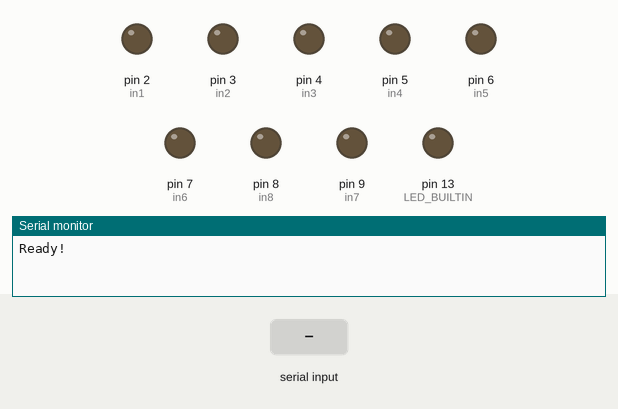
Recording of a sketch running on a simulated Arduino Uno, built with avr-gcc and run on an emulated ATmega328P. Parts: output pins drawn as LEDs (lit = HIGH), the last lines printed to the serial monitor. Inputs (shaded band) come from the test bench.

Above: at 1.2 s.
1.3 s: "G" received over the second serial link
At 2.2 s:
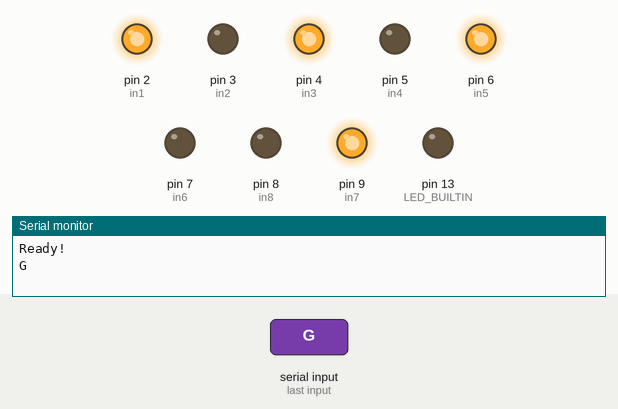
2.8 s: "B90\n" received over the second serial link
At 3.3 s:
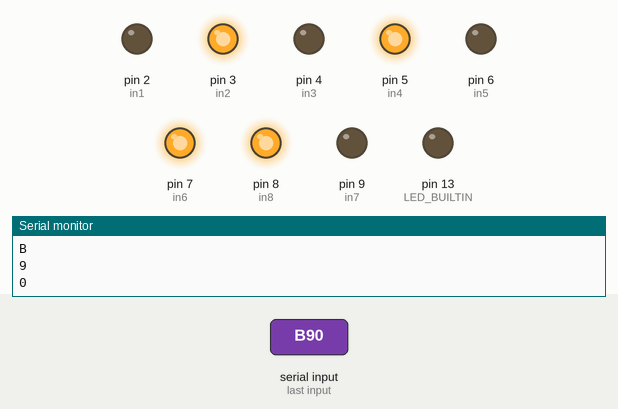
4.3 s: "B,45\n" received over the second serial link
At 5.5 s:
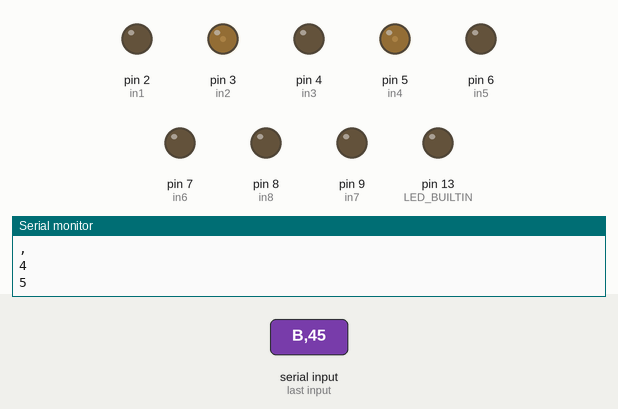
5.8 s: "F90\n" received over the second serial link
At 6.8 s:
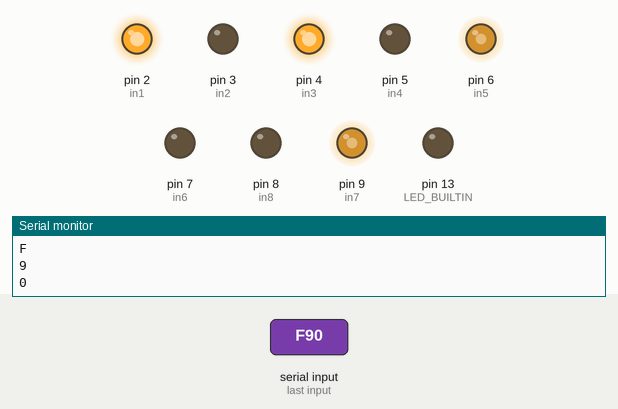
7.3 s: "L90\n" received over the second serial link
At 7.9 s:
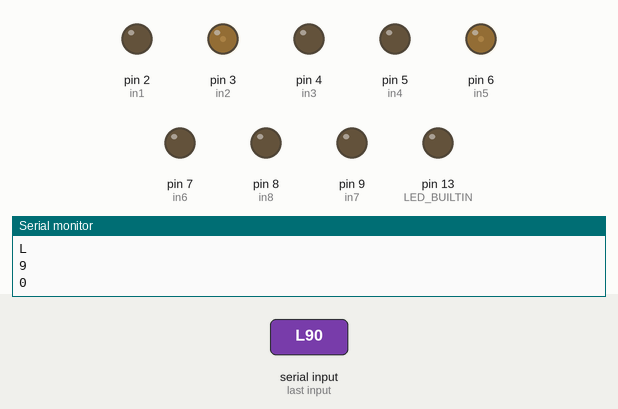
8.8 s: "R90\n" received over the second serial link
At 9.1 s:
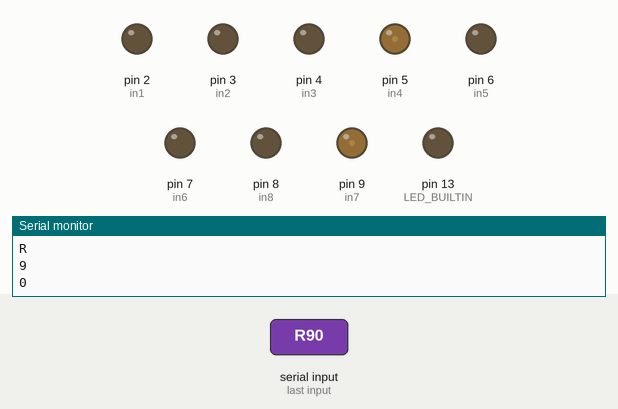
Timing chart, 0 to 11.3 s (numbered marks = the images above; inputs shaded):
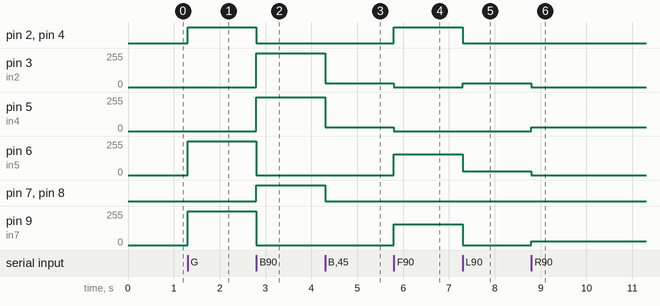

Measured:
- after the input at 1.3 s, pin 2 (in1), pin 4 (in3): LOW → HIGH at once; pin 6 (in5), pin 9 (in7): 0/255 → 255/255 at once
- after the input at 2.8 s, pin 2 (in1), pin 4 (in3): HIGH → LOW at once; pin 3 (in2), pin 5 (in4): 0/255 → 255/255 at once; pin 6 (in5), pin 9 (in7): 255/255 → 0/255 at once; pin 7 (in6), pin 8 (in8): LOW → HIGH at once
- after the input at 4.3 s, pin 3 (in2), pin 5 (in4): 255/255 → 30/255 at once; pin 7 (in6), pin 8 (in8): HIGH → LOW at once
- after the input at 5.8 s, pin 2 (in1), pin 4 (in3): LOW → HIGH at once; pin 3 (in2), pin 5 (in4): 30/255 → 0/255 at once; pin 6 (in5), pin 9 (in7): 0/255 → 155/255 at once
- after the input at 7.3 s, pin 2 (in1), pin 4 (in3): HIGH → LOW at once; pin 3 (in2): 0/255 → 30/255 at once; pin 6 (in5): 155/255 → 30/255 at once; pin 9 (in7): 155/255 → 0/255 at once
- after the input at 8.8 s, pin 3 (in2), pin 6 (in5): 30/255 → 0/255 at once; pin 5 (in4), pin 9 (in7): 0/255 → 30/255 at once

The sketch:

Car_Team_IT02.ino
```cpp
#include <ArduinoJson.h>
#include <SoftwareSerial.h>
SoftwareSerial ble(11, 12);

int spd = 255;
//dau xe
//dau xe trai
const int in1 = 2;
const int in2 = 3;
//dau xe phai
const int in3 = 4;
const int in4 = 5;
//duoi xe
const int in5 = 6;
const int in6 = 7;

const int in7 =9;
const int in8 =8;
//global
bool flag = 0;
unsigned long past = 0;
void setup() {
 Serial.begin(9600);
 ble.begin(9600);
 pinMode(LED_BUILTIN, OUTPUT);
 Serial.println("Ready!");
 pinMode(in1,OUTPUT);
 pinMode(in2,OUTPUT);
 pinMode(in3,OUTPUT);
 pinMode(in4,OUTPUT);
 pinMode(in5,OUTPUT);
 pinMode(in6,OUTPUT);
 pinMode(in7,OUTPUT);
 pinMode(in8,OUTPUT);
}

void backward(int spd)
{
  analogWrite(in1,spd);
  analogWrite(in2,0);
  analogWrite(in3,spd);
  analogWrite(in4,0);
  analogWrite(in5,spd);
  analogWrite(in6,0);
  analogWrite(in7,spd);
  analogWrite(in8,0);
}
void brake()
{
  analogWrite(in1,0);
  analogWrite(in2,0);
  analogWrite(in3,0);
  analogWrite(in4,0);
  analogWrite(in5,0);
  analogWrite(in6,0);
  analogWrite(in7,0);
  analogWrite(in8,0);
}
void right(int spd)
{
  analogWrite(in1,spd);
  analogWrite(in2,0);
  analogWrite(in3,0);
  analogWrite(in4,spd);

  analogWrite(in5,0);
  analogWrite(in6,spd);
  analogWrite(in7,spd);
  analogWrite(in8,0);
}
void left(int spd)
{
  analogWrite(in1, 0);
  analogWrite(in2,spd);
  analogWrite(in3,spd);
  analogWrite(in4,0);

  analogWrite(in5,spd);
  analogWrite(in6,0);
  analogWrite(in7,0);
  analogWrite(in8,spd);
}
void forward(int spd)
{
  analogWrite(in1,0);
  analogWrite(in2,spd);
  analogWrite(in3,0);
  analogWrite(in4,spd);

  analogWrite(in5,0);
  analogWrite(in6,spd);
  analogWrite(in7,0);
  analogWrite(in8,spd);
}
void forward_left(int spd)
{
  digitalWrite(in1,100);
  digitalWrite(in2,0);
  digitalWrite(in3,HIGH);
  digitalWrite(in4,0);
  digitalWrite(in5,100);
  digitalWrite(in6,0);
  digitalWrite(in7,HIGH);
  digitalWrite(in8,0);
}
void loop() {
//  if(flag==1&&millis()-past>=300)
//  {
//   brake();
//    flag=0;
//  }
 if(ble.available()>0)
 {
  digitalWrite(LED_BUILTIN, LOW);
  char letter = ble.read();
  if(isDigit(letter))
    spd = (letter - '0')*25+30;
  Serial.println(letter);
  switch (letter){
    case 'B': //change
      forward(spd);
      flag = 1;
      digitalWrite(LED_BUILTIN, HIGH);
      break;
    case 'F': //change
      backward(spd);
      flag = 1;
      past = millis();
      break;
    case 'L':
      left(spd);
      break;
    case 'R':
      right(spd);
      break;

    case 'S':
      brake();
      break;
    case 'G':
      forward_left(spd);
      break;
    case '+':
      ble.readString();
      break;
    case 'q':
      spd = 255;
      break;
  }
 }
}
```
